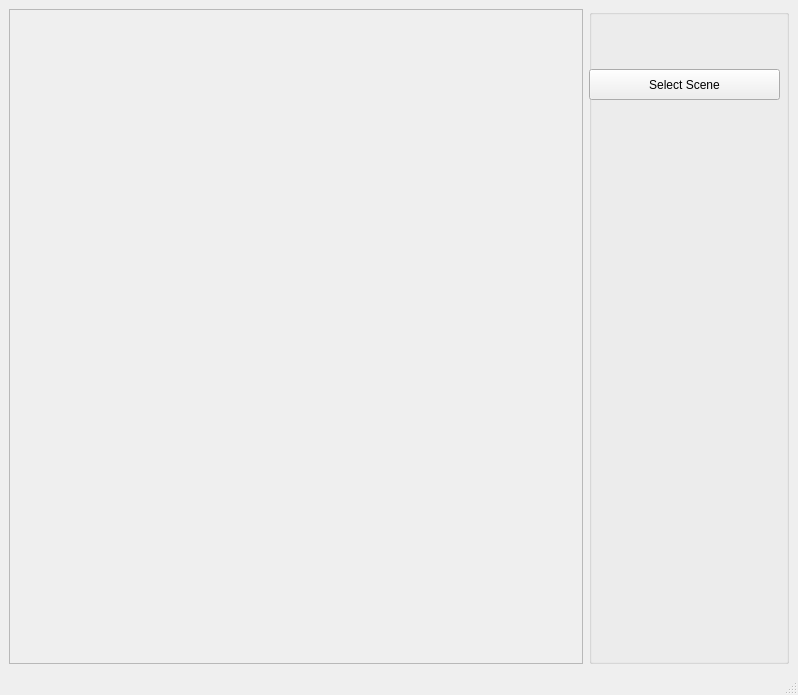
<?xml version="1.0" encoding="UTF-8"?>
<ui version="4.0">
 <class>MainWindowShowScene</class>
 <widget class="QMainWindow" name="MainWindowShowScene">
  <property name="geometry">
   <rect>
    <x>0</x>
    <y>0</y>
    <width>798</width>
    <height>695</height>
   </rect>
  </property>
  <property name="windowTitle">
   <string> VirtualRobot - ShowScene</string>
  </property>
  <widget class="QWidget" name="centralwidget">
   <layout class="QGridLayout" name="gridLayout">
    <item row="0" column="0">
     <widget class="QFrame" name="frameViewer">
      <property name="frameShape">
       <enum>QFrame::StyledPanel</enum>
      </property>
      <property name="frameShadow">
       <enum>QFrame::Raised</enum>
      </property>
     </widget>
    </item>
    <item row="0" column="1">
     <widget class="QGroupBox" name="groupBox">
      <property name="maximumSize">
       <size>
        <width>200</width>
        <height>16777215</height>
       </size>
      </property>
      <property name="title">
       <string/>
      </property>
      <widget class="QPushButton" name="pushButtonLoad">
       <property name="geometry">
        <rect>
         <x>0</x>
         <y>60</y>
         <width>191</width>
         <height>31</height>
        </rect>
       </property>
       <property name="text">
        <string>Select Scene</string>
       </property>
      </widget>
    </widget>
    </item>
   </layout>
</widget>

  <widget class="QMenuBar" name="menubar">
   <property name="geometry">
    <rect>
     <x>0</x>
     <y>0</y>
     <width>798</width>
     <height>25</height>
    </rect>
   </property>
  </widget>
  <widget class="QStatusBar" name="statusbar"/>
 </widget>
 <resources/>
 <connections/>
</ui>
